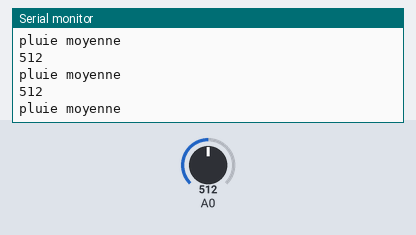
The sketch below on a simulated Arduino Uno, built with avr-gcc and run on an emulated ATmega328P. Shown: the last lines printed to the serial monitor. Inputs (shaded band) come from the test bench; at power-on: A0 = 512.

Above: at 1.2 s.
1.3 s: A0 set to 390
At 2.3 s:
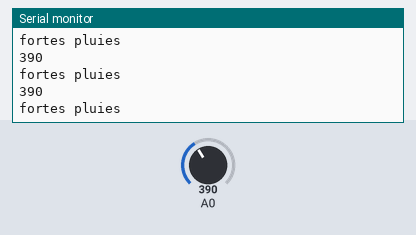
2.8 s: A0 set to 410
At 3.7 s:
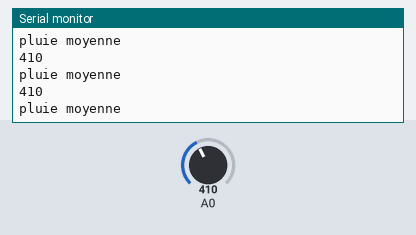
5.8 s: A0 set to 0
At 6.3 s:
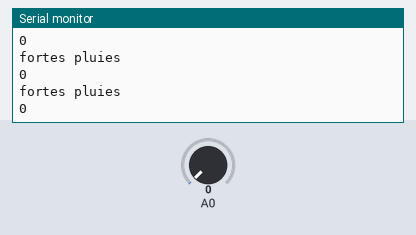
8.8 s: A0 set to 122
At 9.5 s:
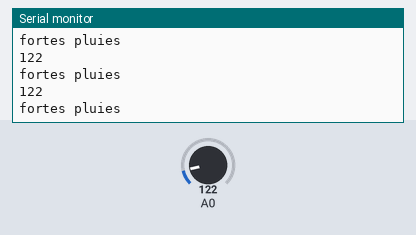
11.8 s: A0 set to 511
At 12.9 s:
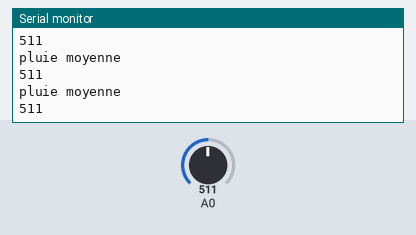
14.8 s: A0 set to 306
At 15.5 s:
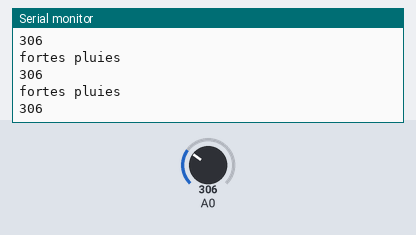
Timing chart, 0 to 17.8 s (numbered marks = the images above; inputs shaded):
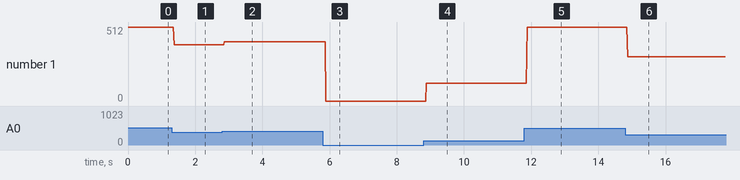

The sketch:

capteur_de_pluie.ino
```cpp
int led=11;
void setup() {
  Serial.begin(9600);
}

void loop() {
  int capteurpluie = analogRead(A0);
  Serial.println(capteurpluie);
  if (capteurpluie==1023)
  {Serial.println("ensoleillé");}
   if ((capteurpluie<=1022) && (capteurpluie>=900))
  {Serial.println("pluie légère");}
  if ((capteurpluie<=900) &&( capteurpluie>=400))
    {Serial.println("pluie moyenne");}
  if ((capteurpluie<=400) && (capteurpluie>=0))
   {Serial.println("fortes pluies");}
}
```

Measured:
- after the input at 1.3 s, the serial monitor: prints a new line after 0.07 s (image 1)
- after the input at 2.8 s, the serial monitor: prints a new line after 0.07 s (image 2)
- after the input at 5.8 s, the serial monitor: prints a new line after 0.09 s (image 3)
- after the input at 8.8 s, the serial monitor: prints a new line after 0.08 s (image 4)
- after the input at 11.8 s, the serial monitor: prints a new line after 0.08 s (image 5)
- after the input at 14.8 s, the serial monitor: prints a new line after 0.07 s (image 6)
- plotted number 1: 512 → 390 after the input at 1.3 s, 390 → 410 after the input at 2.8 s, 410 → 0 after the input at 5.8 s, 0 → 122 after the input at 8.8 s, 122 → 511 after the input at 11.8 s
